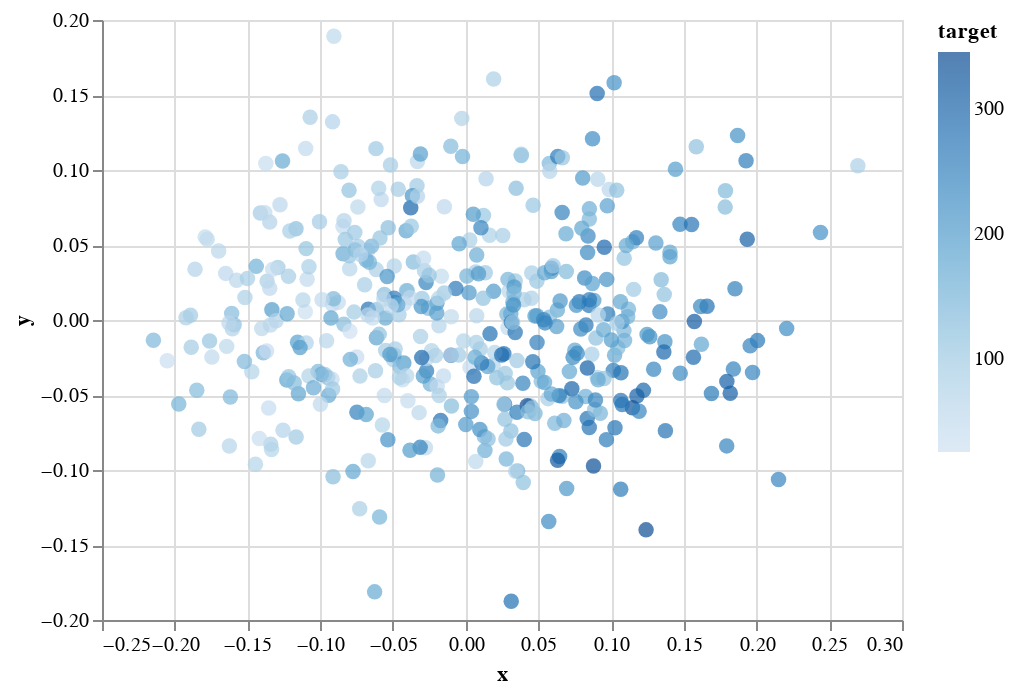

Source (notebook cell):
### Markdown cell above
主成分分析を用いてデータをプロットします。点の色の濃さがtargetの値の大きさを表すようにします。色の濃い部分と薄い部分についてある程度傾向が見えるので、試してみる可能性はありそうです。

使用したライブラリ [altair](https://altair-viz.github.io/index.html)

### Code cell
alt.Chart(df2).mark_circle(size=60).encode(
    x='x',
    y='y',
    color='target'
).interactive()

### Figure 1 — Vega-Lite specification as saved in the notebook (floating-point values rounded to 4 significant figures; data arrays with more than 128 entries replaced by an {"elided": "..."} marker saying what was removed)
{"config": {"view": {"continuousWidth": 400, "continuousHeight": 300}}, "data": {"name": "data-550b57ca80035203dee1803851e474e4"}, "mark": {"type": "circle", "size": 60}, "encoding": {"color": {"field": "target", "type": "quantitative"}, "x": {"field": "x", "type": "quantitative"}, "y": {"field": "y", "type": "quantitative"}}, "selection": {"selector001": {"type": "interval", "bind": "scales", "encodings": ["x", "y"]}}, "$schema": "https://vega.github.io/schema/vega-lite/v4.17.0.json", "datasets": {"data-550b57ca80035203dee1803851e474e4": {"elided": "442 records"}}}
